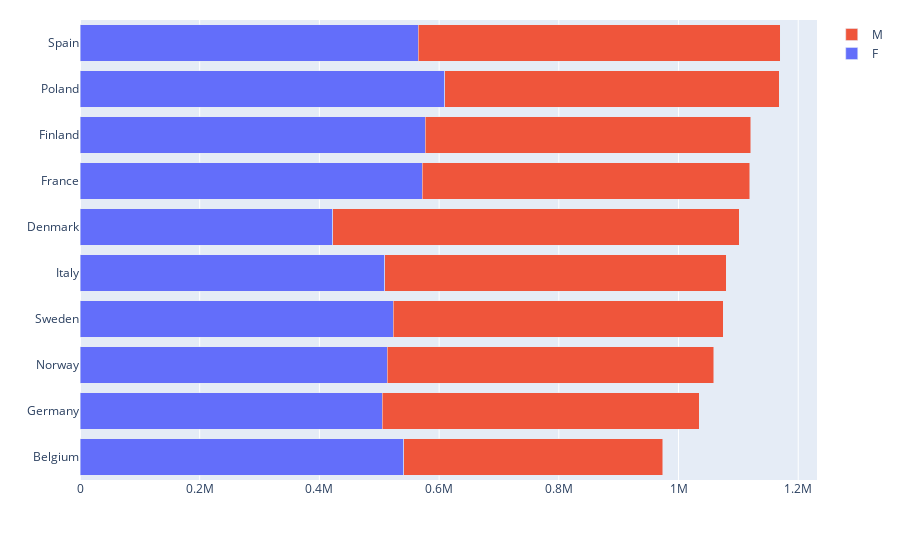

The cell this chart's notebook holds for it:
### Code cell
fig4.show()

### Figure 1 — Plotly figure (JSON) as saved in the notebook; plotly's stock layout.template omitted (floating-point values rounded to 4 significant figures)
{"data": [{"name": "F", "orientation": "h", "type": "bar", "x": [540700.0, 504700.0, 513600.0, 523100.0, 509000.0, 422100.0, 571600.0, 577000.0, 609000.0, 565500.0], "y": ["Belgium", "Germany", "Norway", "Sweden", "Italy", "Denmark", "France", "Finland", "Poland", "Spain"]}, {"name": "M", "orientation": "h", "type": "bar", "x": [432600.0, 529900.0, 545200.0, 551200.0, 571000.0, 679700.0, 547700.0, 544000.0, 559500.0, 604300.0], "y": ["Belgium", "Germany", "Norway", "Sweden", "Italy", "Denmark", "France", "Finland", "Poland", "Spain"]}], "layout": {"barmode": "stack", "margin": {"t": 20}}}
